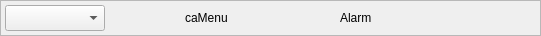
      <widget class="QFrame" name="frame_Test_LineEdit_18">
       <property name="geometry">
        <rect>
         <x>5</x>
         <y>140</y>
         <width>541</width>
         <height>36</height>
        </rect>
       </property>
       <property name="frameShape">
        <enum>QFrame::StyledPanel</enum>
       </property>
       <property name="frameShadow">
        <enum>QFrame::Raised</enum>
       </property>
       <widget class="caLabel" name="caLabel_261">
        <property name="geometry">
         <rect>
          <x>185</x>
          <y>10</y>
          <width>66</width>
          <height>16</height>
         </rect>
        </property>
        <property name="font">
         <font>
          <pointsize>9</pointsize>
         </font>
        </property>
        <property name="frameShape">
         <enum>QFrame::NoFrame</enum>
        </property>
        <property name="text">
         <string>caMenu</string>
        </property>
        <property name="alignment">
         <set>Qt::AlignAbsolute|Qt::AlignLeading|Qt::AlignLeft|Qt::AlignVCenter</set>
        </property>
        <property name="fontScaleMode">
         <enum>ESimpleLabel::Height</enum>
        </property>
        <property name="foreground">
         <color>
          <red>0</red>
          <green>0</green>
          <blue>0</blue>
         </color>
        </property>
        <property name="background">
         <color alpha="0">
          <red>0</red>
          <green>0</green>
          <blue>0</blue>
         </color>
        </property>
       </widget>
       <widget class="caLabel" name="caLabel_262">
        <property name="geometry">
         <rect>
          <x>340</x>
          <y>10</y>
          <width>86</width>
          <height>16</height>
         </rect>
        </property>
        <property name="font">
         <font>
          <pointsize>9</pointsize>
         </font>
        </property>
        <property name="frameShape">
         <enum>QFrame::NoFrame</enum>
        </property>
        <property name="text">
         <string>Alarm</string>
        </property>
        <property name="alignment">
         <set>Qt::AlignAbsolute|Qt::AlignLeading|Qt::AlignLeft|Qt::AlignVCenter</set>
        </property>
        <property name="fontScaleMode">
         <enum>ESimpleLabel::Height</enum>
        </property>
        <property name="foreground">
         <color>
          <red>0</red>
          <green>0</green>
          <blue>0</blue>
         </color>
        </property>
        <property name="background">
         <color alpha="0">
          <red>0</red>
          <green>0</green>
          <blue>0</blue>
         </color>
        </property>
       </widget>
       <widget class="caMenu" name="camenu">
        <property name="geometry">
         <rect>
          <x>5</x>
          <y>5</y>
          <width>100</width>
          <height>26</height>
         </rect>
        </property>
        <property name="channel" stdset="0">
         <string notr="true">$(DEVICE):OP:demoBI</string>
        </property>
        <property name="colorMode">
         <enum>caMenu::Alarm</enum>
        </property>
        <property name="labelDisplay">
         <bool>false</bool>
        </property>
       </widget>
      </widget>
